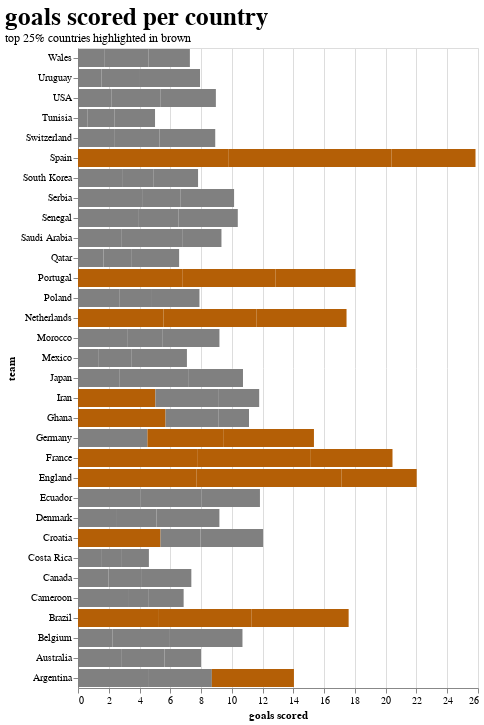

The cell this chart's notebook holds for it:
### Code cell
source = df_top_scorer

bar = alt.Chart(source).mark_bar().encode(
    #x='team',
    #y='goals_scored',
    #row='group'
    alt.Y('team:N', axis=alt.Axis(title='team'), sort=alt.EncodingSortField(field="team", op="max", order='descending'), impute=alt.ImputeParams(value=0)), # sorting values
    alt.X('goals_scored', axis=alt.Axis(title='goals scored')),
    color=alt.condition(
        alt.datum.goals_scored >= 4.75, # highlighting the top 25% according to the goals_scored
        alt.value('#b45f06'),
        alt.value('gray'),
    )
).resolve_scale(
    y='independent'
).properties(
    title={
      'text': ['goals scored per country'], 
      'subtitle': ['top 25% countries highlighted in brown'],
      'color': '#000000',
      'font': 'Times New Roman',
      'subtitleFont': 'Times New Roman',
      'fontSize': 25,
      'anchor': 'start',
    }
).interactive()

bar

### Figure 1 — Vega-Lite specification as saved in the notebook (floating-point values rounded to 4 significant figures)
{"config": {"view": {"continuousWidth": 400, "continuousHeight": 300}}, "data": {"name": "data-44a7ee1701a3e7e8437ed1268d4f74ce"}, "mark": "bar", "encoding": {"color": {"condition": {"value": "#b45f06", "test": "(datum.goals_scored >= 4.75)"}, "value": "gray"}, "x": {"axis": {"title": "goals scored"}, "field": "goals_scored", "type": "quantitative"}, "y": {"axis": {"title": "team"}, "field": "team", "impute": {"value": 0}, "sort": {"field": "team", "op": "max", "order": "descending"}, "type": "nominal"}}, "resolve": {"scale": {"y": "independent"}}, "selection": {"selector021": {"type": "interval", "bind": "scales", "encodings": ["x", "y"]}}, "title": {"text": ["goals scored per country"], "subtitle": ["top 25% countries highlighted in brown"], "color": "#000000", "font": "Times New Roman", "subtitleFont": "Times New Roman", "fontSize": 25, "anchor": "start"}, "$schema": "https://vega.github.io/schema/vega-lite/v4.17.0.json", "datasets": {"data-44a7ee1701a3e7e8437ed1268d4f74ce": [{"team": "Brazil", "goals_scored": 5.261}, {"team": "Spain", "goals_scored": 9.764}, {"team": "France", "goals_scored": 7.79}, {"team": "Portugal", "goals_scored": 6.809}, {"team": "Argentina", "goals_scored": 4.611}, {"team": "England", "goals_scored": 7.691}, {"team": "Germany", "goals_scored": 4.515}, {"team": "Netherlands", "goals_scored": 5.552}, {"team": "Croatia", "goals_scored": 5.366}, {"team": "Ecuador", "goals_scored": 4.046}, {"team": "Denmark", "goals_scored": 2.533}, {"team": "Switzerland", "goals_scored": 2.349}, {"team": "Morocco", "goals_scored": 3.195}, {"team": "Uruguay", "goals_scored": 1.535}, {"team": "Belgium", "goals_scored": 2.232}, {"team": "Poland", "goals_scored": 2.717}, {"team": "Iran", "goals_scored": 5.031}, {"team": "USA", "goals_scored": 2.164}, {"team": "Senegal", "goals_scored": 3.907}, {"team": "Japan", "goals_scored": 2.716}, {"team": "Serbia", "goals_scored": 4.166}, {"team": "Mexico", "goals_scored": 1.312}, {"team": "Australia", "goals_scored": 2.851}, {"team": "Saudi Arabia", "goals_scored": 2.849}, {"team": "South Korea", "goals_scored": 2.866}, {"team": "Ghana", "goals_scored": 5.691}, {"team": "Tunisia", "goals_scored": 0.6043}, {"team": "Wales", "goals_scored": 1.702}, {"team": "Costa Rica", "goals_scored": 1.501}, {"team": "Cameroon", "goals_scored": 3.313}, {"team": "Canada", "goals_scored": 1.989}, {"team": "Qatar", "goals_scored": 1.661}, {"team": "Brazil", "goals_scored": 6.03}, {"team": "Spain", "goals_scored": 10.61}, {"team": "France", "goals_scored": 7.345}, {"team": "Netherlands", "goals_scored": 6.039}, {"team": "Portugal", "goals_scored": 6.038}, {"team": "England", "goals_scored": 9.446}, {"team": "Argentina", "goals_scored": 4.09}, {"team": "Germany", "goals_scored": 4.963}, {"team": "Belgium", "goals_scored": 3.743}, {"team": "Denmark", "goals_scored": 2.565}, {"team": "Uruguay", "goals_scored": 2.432}, {"team": "Croatia", "goals_scored": 2.594}, {"team": "Switzerland", "goals_scored": 2.959}, {"team": "Ecuador", "goals_scored": 3.975}, {"team": "Japan", "goals_scored": 4.489}, {"team": "Morocco", "goals_scored": 2.316}, {"team": "Mexico", "goals_scored": 2.148}, {"team": "USA", "goals_scored": 3.214}, {"team": "Serbia", "goals_scored": 2.511}, {"team": "Senegal", "goals_scored": 2.637}, {"team": "South Korea", "goals_scored": 2.024}, {"team": "Poland", "goals_scored": 2.031}, {"team": "Wales", "goals_scored": 2.891}, {"team": "Tunisia", "goals_scored": 1.78}, {"team": "Canada", "goals_scored": 2.111}, {"team": "Saudi Arabia", "goals_scored": 3.923}, {"team": "Iran", "goals_scored": 4.125}, {"team": "Australia", "goals_scored": 2.775}, {"team": "Cameroon", "goals_scored": 1.247}, {"team": "Ghana", "goals_scored": 3.425}, {"team": "Qatar", "goals_scored": 1.793}, {"team": "Costa Rica", "goals_scored": 1.299}, {"team": "Brazil", "goals_scored": 6.302}, {"team": "Spain", "goals_scored": 5.468}, {"team": "France", "goals_scored": 5.307}, {"team": "Argentina", "goals_scored": 5.335}, {"team": "Portugal", "goals_scored": 5.189}, {"team": "Germany", "goals_scored": 5.859}, {"team": "England", "goals_scored": 4.877}, {"team": "Netherlands", "goals_scored": 5.864}, {"team": "Denmark", "goals_scored": 4.094}, {"team": "Uruguay", "goals_scored": 3.966}, {"team": "Belgium", "goals_scored": 4.715}, {"team": "Croatia", "goals_scored": 4.071}, {"team": "Switzerland", "goals_scored": 3.613}, {"team": "USA", "goals_scored": 3.585}, {"team": "Mexico", "goals_scored": 3.621}, {"team": "Senegal", "goals_scored": 3.843}, {"team": "Ecuador", "goals_scored": 3.806}, {"team": "Morocco", "goals_scored": 3.682}, {"team": "Serbia", "goals_scored": 3.468}, {"team": "Japan", "goals_scored": 3.519}, {"team": "Canada", "goals_scored": 3.267}, {"team": "Poland", "goals_scored": 3.148}, {"team": "South Korea", "goals_scored": 2.914}, {"team": "Tunisia", "goals_scored": 2.623}, {"team": "Iran", "goals_scored": 2.621}, {"team": "Wales", "goals_scored": 2.679}, {"team": "Cameroon", "goals_scored": 2.306}, {"team": "Saudi Arabia", "goals_scored": 2.553}, {"team": "Australia", "goals_scored": 2.369}, {"team": "Qatar", "goals_scored": 3.119}, {"team": "Ghana", "goals_scored": 1.999}, {"team": "Costa Rica", "goals_scored": 1.809}]}}
